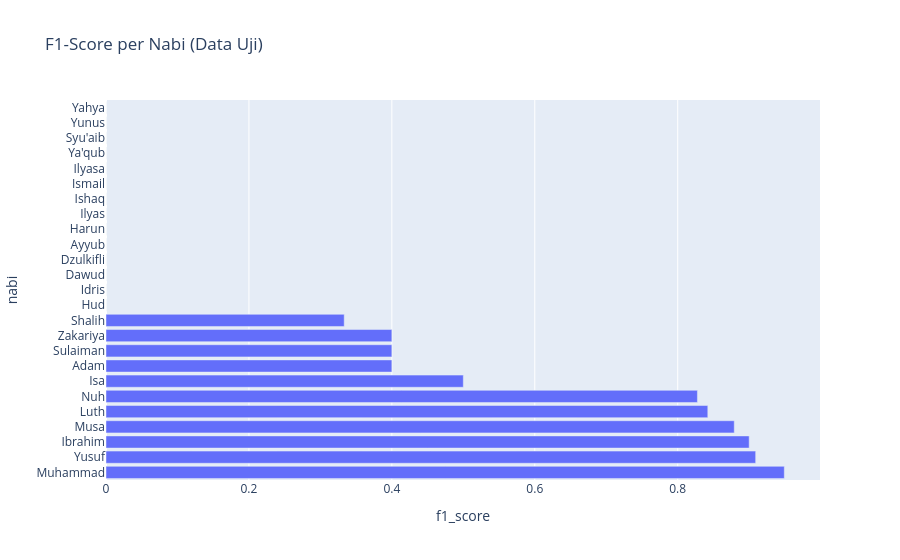

The code cell stored with this chart in its notebook:
### Code cell
from sklearn.metrics import (
    precision_recall_fscore_support, roc_auc_score, jaccard_score,
    label_ranking_average_precision_score, label_ranking_loss, coverage_error,
    multilabel_confusion_matrix,
)
import plotly.express as px

# Rata-rata micro / macro / weighted dalam satu loop
metrics_summary = pd.DataFrame([
    dict(zip(["average", "precision", "recall", "f1_score"],
             [avg, *precision_recall_fscore_support(y_test, y_pred, average=avg, zero_division=0)[:3]]))
    for avg in ("micro", "macro", "weighted")
])
print(metrics_summary)

jaccard_samples = jaccard_score(y_test, y_pred, average="samples", zero_division=0)
print(f"Jaccard Score (samples): {jaccard_samples:.4f}")

# ROC-AUC bisa gagal bila ada label yang hanya punya satu kelas di data uji
try:
    roc_auc_micro = roc_auc_score(y_test, y_proba_test, average="micro")
    roc_auc_macro = roc_auc_score(y_test, y_proba_test, average="macro")
    print(f"ROC-AUC (micro): {roc_auc_micro:.4f}\nROC-AUC (macro): {roc_auc_macro:.4f}")
except ValueError as e:
    roc_auc_micro = roc_auc_macro = float("nan")
    print(f"ROC-AUC tidak dapat dihitung: {e}")

lrap = label_ranking_average_precision_score(y_test, y_proba_test)
lrl = label_ranking_loss(y_test, y_proba_test)
cov_err = coverage_error(y_test, y_proba_test)
print(f"Label Ranking Average Precision: {lrap:.4f}\nLabel Ranking Loss: {lrl:.4f}\nCoverage Error: {cov_err:.4f}")

# Metrik per nabi
prec, rec, f1, support = precision_recall_fscore_support(y_test, y_pred, average=None, zero_division=0)
per_label_df = (
    pd.DataFrame({"nabi": mlb.classes_, "precision": prec, "recall": rec, "f1_score": f1, "support": support})
    .sort_values("f1_score", ascending=False)
)
px.bar(per_label_df, x="f1_score", y="nabi", orientation="h", title="F1-Score per Nabi (Data Uji)").show()

# Confusion matrix per nabi: reshape (k,2,2) -> (k,4) berurutan tn, fp, fn, tp
confusion_df = pd.DataFrame(
    multilabel_confusion_matrix(y_test, y_pred).reshape(len(mlb.classes_), 4),
    columns=["true_negative", "false_positive", "false_negative", "true_positive"],
).assign(nabi=mlb.classes_)[["nabi", "true_negative", "false_positive", "false_negative", "true_positive"]]
print(confusion_df)

### Figure 1 — Plotly figure (JSON) as saved in the notebook; plotly's stock layout.template omitted (floating-point values rounded to 4 significant figures)
{"data": [{"hovertemplate": "f1_score=%{x}<br>nabi=%{y}<extra></extra>", "legendgroup": "", "marker": {"color": "#636efa", "pattern": {"shape": ""}}, "name": "", "orientation": "h", "showlegend": false, "textposition": "auto", "type": "bar", "x": [0.9492, 0.9091, 0.9, 0.8791, 0.8421, 0.8276, 0.5, 0.4, 0.4, 0.4, 0.3333, 0.0, 0.0, 0.0, 0.0, 0.0, 0.0, 0.0, 0.0, 0.0, 0.0, 0.0, 0.0, 0.0, 0.0], "xaxis": "x", "y": ["Muhammad", "Yusuf", "Ibrahim", "Musa", "Luth", "Nuh", "Isa", "Adam", "Sulaiman", "Zakariya", "Shalih", "Hud", "Idris", "Dawud", "Dzulkifli", "Ayyub", "Harun", "Ilyas", "Ishaq", "Ismail", "Ilyasa", "Ya'qub", "Syu'aib", "Yunus", "Yahya"], "yaxis": "y"}], "layout": {"barmode": "relative", "legend": {"tracegroupgap": 0}, "title": {"text": "F1-Score per Nabi (Data Uji)"}, "xaxis": {"anchor": "y", "domain": [0, 1], "title": {"text": "f1_score"}}, "yaxis": {"anchor": "x", "domain": [0, 1], "title": {"text": "nabi"}}}}
